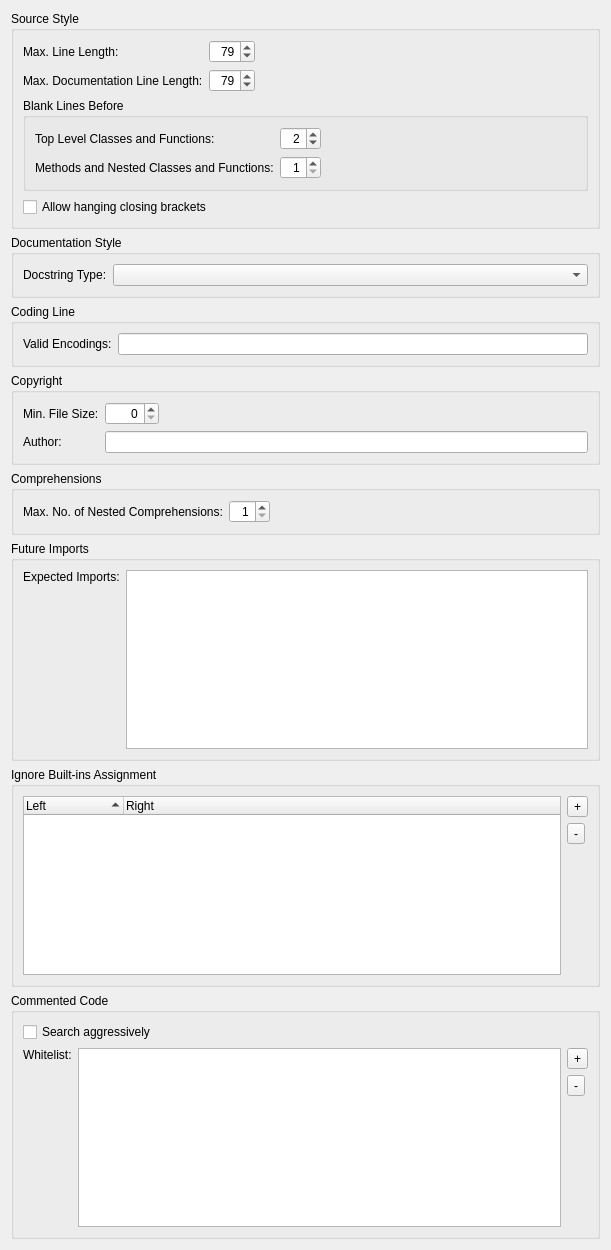
             <widget class="QWidget" name="scrollAreaWidgetContents">
              <property name="geometry">
               <rect>
                <x>0</x>
                <y>0</y>
                <width>611</width>
                <height>1250</height>
               </rect>
              </property>
              <layout class="QVBoxLayout" name="verticalLayout_4">
               <item>
                <widget class="QGroupBox" name="groupBox">
                 <property name="title">
                  <string>Source Style</string>
                 </property>
                 <layout class="QVBoxLayout" name="verticalLayout_2">
                  <item>
                   <layout class="QGridLayout" name="gridLayout_5">
                    <item row="0" column="0">
                     <widget class="QLabel" name="label_5">
                      <property name="text">
                       <string>Max. Line Length:</string>
                      </property>
                     </widget>
                    </item>
                    <item row="0" column="1">
                     <widget class="QSpinBox" name="lineLengthSpinBox">
                      <property name="toolTip">
                       <string>Enter the maximum allowed line length (PEP-8: 79 characters)</string>
                      </property>
                      <property name="alignment">
                       <set>Qt::AlignmentFlag::AlignRight|Qt::AlignmentFlag::AlignTrailing|Qt::AlignmentFlag::AlignVCenter</set>
                      </property>
                      <property name="minimum">
                       <number>60</number>
                      </property>
                      <property name="maximum">
                       <number>119</number>
                      </property>
                      <property name="value">
                       <number>79</number>
                      </property>
                     </widget>
                    </item>
                    <item row="1" column="0">
                     <widget class="QLabel" name="label_17">
                      <property name="text">
                       <string>Max. Documentation Line Length:</string>
                      </property>
                     </widget>
                    </item>
                    <item row="1" column="1">
                     <widget class="QSpinBox" name="docLineLengthSpinBox">
                      <property name="toolTip">
                       <string>Enter the maximum allowed line length (PEP-8: 79 characters)</string>
                      </property>
                      <property name="alignment">
                       <set>Qt::AlignmentFlag::AlignRight|Qt::AlignmentFlag::AlignTrailing|Qt::AlignmentFlag::AlignVCenter</set>
                      </property>
                      <property name="minimum">
                       <number>60</number>
                      </property>
                      <property name="maximum">
                       <number>119</number>
                      </property>
                      <property name="value">
                       <number>79</number>
                      </property>
                     </widget>
                    </item>
                    <item row="0" column="2">
                     <spacer name="horizontalSpacer_3">
                      <property name="orientation">
                       <enum>Qt::Orientation::Horizontal</enum>
                      </property>
                      <property name="sizeHint" stdset="0">
                       <size>
                        <width>40</width>
                        <height>20</height>
                       </size>
                      </property>
                     </spacer>
                    </item>
                   </layout>
                  </item>
                  <item>
                   <widget class="QGroupBox" name="groupBox_8">
                    <property name="title">
                     <string>Blank Lines Before</string>
                    </property>
                    <layout class="QGridLayout" name="gridLayout_3">
                     <item row="0" column="0">
                      <widget class="QLabel" name="label_15">
                       <property name="text">
                        <string>Top Level Classes and Functions:</string>
                       </property>
                      </widget>
                     </item>
                     <item row="0" column="1">
                      <widget class="QSpinBox" name="blankBeforeTopLevelSpinBox">
                       <property name="toolTip">
                        <string>Enter the number of blank lines before top level classes and functions</string>
                       </property>
                       <property name="alignment">
                        <set>Qt::AlignmentFlag::AlignRight|Qt::AlignmentFlag::AlignTrailing|Qt::AlignmentFlag::AlignVCenter</set>
                       </property>
                       <property name="minimum">
                        <number>1</number>
                       </property>
                       <property name="maximum">
                        <number>10</number>
                       </property>
                       <property name="value">
                        <number>2</number>
                       </property>
                      </widget>
                     </item>
                     <item row="0" column="2">
                      <spacer name="horizontalSpacer_6">
                       <property name="orientation">
                        <enum>Qt::Orientation::Horizontal</enum>
                       </property>
                       <property name="sizeHint" stdset="0">
                        <size>
                         <width>153</width>
                         <height>20</height>
                        </size>
                       </property>
                      </spacer>
                     </item>
                     <item row="1" column="0">
                      <widget class="QLabel" name="label_16">
                       <property name="text">
                        <string>Methods and Nested Classes and Functions:</string>
                       </property>
                      </widget>
                     </item>
                     <item row="1" column="1">
                      <widget class="QSpinBox" name="blankBeforeMethodSpinBox">
                       <property name="toolTip">
                        <string>Enter the number of blank lines before methods and nested classes or functions</string>
                       </property>
                       <property name="alignment">
                        <set>Qt::AlignmentFlag::AlignRight|Qt::AlignmentFlag::AlignTrailing|Qt::AlignmentFlag::AlignVCenter</set>
                       </property>
                       <property name="minimum">
                        <number>1</number>
                       </property>
                       <property name="maximum">
                        <number>10</number>
                       </property>
                       <property name="value">
                        <number>1</number>
                       </property>
                      </widget>
                     </item>
                    </layout>
                   </widget>
                  </item>
                  <item>
                   <widget class="QCheckBox" name="hangClosingCheckBox">
                    <property name="toolTip">
                     <string>Select to allow hanging closing brackets</string>
                    </property>
                    <property name="text">
                     <string>Allow hanging closing brackets</string>
                    </property>
                   </widget>
                  </item>
                 </layout>
                </widget>
               </item>
               <item>
                <widget class="QGroupBox" name="groupBox_2">
                 <property name="title">
                  <string>Documentation Style</string>
                 </property>
                 <layout class="QHBoxLayout" name="horizontalLayout_3">
                  <item>
                   <widget class="QLabel" name="label_7">
                    <property name="text">
                     <string>Docstring Type:</string>
                    </property>
                   </widget>
                  </item>
                  <item>
                   <widget class="QComboBox" name="docTypeComboBox">
                    <property name="sizePolicy">
                     <sizepolicy hsizetype="Expanding" vsizetype="Fixed">
                      <horstretch>0</horstretch>
                      <verstretch>0</verstretch>
                     </sizepolicy>
                    </property>
                    <property name="toolTip">
                     <string>Select the rule set for docstrings</string>
                    </property>
                   </widget>
                  </item>
                 </layout>
                </widget>
               </item>
               <item>
                <widget class="QGroupBox" name="groupBox_4">
                 <property name="title">
                  <string>Coding Line</string>
                 </property>
                 <layout class="QHBoxLayout" name="horizontalLayout_6">
                  <item>
                   <widget class="QLabel" name="label_9">
                    <property name="text">
                     <string>Valid Encodings:</string>
                    </property>
                   </widget>
                  </item>
                  <item>
                   <widget class="QLineEdit" name="encodingsEdit">
                    <property name="toolTip">
                     <string>Enter valid encodings separated by a comma (leave empty to use defaults)</string>
                    </property>
                    <property name="clearButtonEnabled">
                     <bool>true</bool>
                    </property>
                   </widget>
                  </item>
                 </layout>
                </widget>
               </item>
               <item>
                <widget class="QGroupBox" name="groupBox_5">
                 <property name="title">
                  <string>Copyright</string>
                 </property>
                 <layout class="QGridLayout" name="gridLayout">
                  <item row="0" column="0">
                   <widget class="QLabel" name="label_10">
                    <property name="text">
                     <string>Min. File Size:</string>
                    </property>
                   </widget>
                  </item>
                  <item row="0" column="1">
                   <widget class="QSpinBox" name="copyrightFileSizeSpinBox">
                    <property name="toolTip">
                     <string>Enter the minimum size a file must have to be checked (0 for all files)</string>
                    </property>
                    <property name="alignment">
                     <set>Qt::AlignmentFlag::AlignRight|Qt::AlignmentFlag::AlignTrailing|Qt::AlignmentFlag::AlignVCenter</set>
                    </property>
                    <property name="maximum">
                     <number>4096</number>
                    </property>
                   </widget>
                  </item>
                  <item row="0" column="2">
                   <spacer name="horizontalSpacer_2">
                    <property name="orientation">
                     <enum>Qt::Orientation::Horizontal</enum>
                    </property>
                    <property name="sizeHint" stdset="0">
                     <size>
                      <width>324</width>
                      <height>20</height>
                     </size>
                    </property>
                   </spacer>
                  </item>
                  <item row="1" column="0">
                   <widget class="QLabel" name="label_11">
                    <property name="text">
                     <string>Author:</string>
                    </property>
                   </widget>
                  </item>
                  <item row="1" column="1" colspan="2">
                   <widget class="QLineEdit" name="copyrightAuthorEdit">
                    <property name="toolTip">
                     <string>Enter a copyright author name to check for (leave empty to omit this check)</string>
                    </property>
                    <property name="clearButtonEnabled">
                     <bool>true</bool>
                    </property>
                   </widget>
                  </item>
                 </layout>
                </widget>
               </item>
               <item>
                <widget class="QGroupBox" name="groupBox_22">
                 <property name="title">
                  <string>Comprehensions</string>
                 </property>
                 <layout class="QHBoxLayout" name="horizontalLayout_14">
                  <item>
                   <widget class="QLabel" name="label_41">
                    <property name="text">
                     <string>Max. No. of Nested Comprehensions:</string>
                    </property>
                   </widget>
                  </item>
                  <item>
                   <widget class="QSpinBox" name="maxComprehensionsSpinBox">
                    <property name="toolTip">
                     <string>Enter the maximum number of nested comprehensions</string>
                    </property>
                    <property name="alignment">
                     <set>Qt::AlignmentFlag::AlignRight|Qt::AlignmentFlag::AlignTrailing|Qt::AlignmentFlag::AlignVCenter</set>
                    </property>
                    <property name="minimum">
                     <number>1</number>
                    </property>
                    <property name="maximum">
                     <number>10</number>
                    </property>
                   </widget>
                  </item>
                  <item>
                   <spacer name="horizontalSpacer_12">
                    <property name="orientation">
                     <enum>Qt::Orientation::Horizontal</enum>
                    </property>
                    <property name="sizeHint" stdset="0">
                     <size>
                      <width>303</width>
                      <height>20</height>
                     </size>
                    </property>
                   </spacer>
                  </item>
                 </layout>
                </widget>
               </item>
               <item>
                <widget class="QGroupBox" name="groupBox_6">
                 <property name="title">
                  <string>Future Imports</string>
                 </property>
                 <layout class="QHBoxLayout" name="horizontalLayout_7">
                  <item>
                   <widget class="QLabel" name="label_12">
                    <property name="text">
                     <string>Expected Imports:</string>
                    </property>
                    <property name="alignment">
                     <set>Qt::AlignmentFlag::AlignLeading|Qt::AlignmentFlag::AlignLeft|Qt::AlignmentFlag::AlignTop</set>
                    </property>
                   </widget>
                  </item>
                  <item>
                   <widget class="QListWidget" name="futuresList">
                    <property name="minimumSize">
                     <size>
                      <width>0</width>
                      <height>150</height>
                     </size>
                    </property>
                    <property name="alternatingRowColors">
                     <bool>true</bool>
                    </property>
                    <property name="selectionMode">
                     <enum>QAbstractItemView::SelectionMode::ExtendedSelection</enum>
                    </property>
                    <property name="sortingEnabled">
                     <bool>true</bool>
                    </property>
                   </widget>
                  </item>
                 </layout>
                </widget>
               </item>
               <item>
                <widget class="QGroupBox" name="groupBox_7">
                 <property name="title">
                  <string>Ignore Built-ins Assignment</string>
                 </property>
                 <layout class="QHBoxLayout" name="horizontalLayout_8">
                  <item>
                   <widget class="QTreeWidget" name="builtinsAssignmentList">
                    <property name="minimumSize">
                     <size>
                      <width>0</width>
                      <height>150</height>
                     </size>
                    </property>
                    <property name="alternatingRowColors">
                     <bool>true</bool>
                    </property>
                    <property name="rootIsDecorated">
                     <bool>false</bool>
                    </property>
                    <property name="sortingEnabled">
                     <bool>true</bool>
                    </property>
                    <column>
                     <property name="text">
                      <string>Left</string>
                     </property>
                    </column>
                    <column>
                     <property name="text">
                      <string>Right</string>
                     </property>
                    </column>
                   </widget>
                  </item>
                  <item>
                   <layout class="QVBoxLayout" name="verticalLayout_5">
                    <item>
                     <widget class="QToolButton" name="addBuiltinButton">
                      <property name="toolTip">
                       <string>Press to add a built-in assignment to be ignored</string>
                      </property>
                      <property name="text">
                       <string notr="true">+</string>
                      </property>
                     </widget>
                    </item>
                    <item>
                     <widget class="QToolButton" name="deleteBuiltinButton">
                      <property name="toolTip">
                       <string>Press to delete the selected entries</string>
                      </property>
                      <property name="text">
                       <string notr="true">-</string>
                      </property>
                     </widget>
                    </item>
                    <item>
                     <spacer name="verticalSpacer_3">
                      <property name="orientation">
                       <enum>Qt::Orientation::Vertical</enum>
                      </property>
                      <property name="sizeHint" stdset="0">
                       <size>
                        <width>20</width>
                        <height>40</height>
                       </size>
                      </property>
                     </spacer>
                    </item>
                   </layout>
                  </item>
                 </layout>
                </widget>
               </item>
               <item>
                <widget class="QGroupBox" name="groupBox_9">
                 <property name="title">
                  <string>Commented Code</string>
                 </property>
                 <layout class="QGridLayout" name="gridLayout_8">
                  <item row="0" column="0" colspan="3">
                   <widget class="QCheckBox" name="aggressiveCheckBox">
                    <property name="toolTip">
                     <string>Select to search for commented code more aggressively. This may increase the number of false positives.</string>
                    </property>
                    <property name="text">
                     <string>Search aggressively</string>
                    </property>
                   </widget>
                  </item>
                  <item row="1" column="0">
                   <widget class="QLabel" name="label_30">
                    <property name="text">
                     <string>Whitelist:</string>
                    </property>
                    <property name="alignment">
                     <set>Qt::AlignmentFlag::AlignLeading|Qt::AlignmentFlag::AlignLeft|Qt::AlignmentFlag::AlignTop</set>
                    </property>
                   </widget>
                  </item>
                  <item row="1" column="1">
                   <widget class="QListWidget" name="whitelistWidget">
                    <property name="minimumSize">
                     <size>
                      <width>0</width>
                      <height>150</height>
                     </size>
                    </property>
                   </widget>
                  </item>
                  <item row="1" column="2">
                   <layout class="QVBoxLayout" name="verticalLayout_6">
                    <item>
                     <widget class="QToolButton" name="addWhitelistButton">
                      <property name="toolTip">
                       <string>Press to add a commented code whitelist pattern</string>
                      </property>
                      <property name="text">
                       <string notr="true">+</string>
                      </property>
                     </widget>
                    </item>
                    <item>
                     <widget class="QToolButton" name="deleteWhitelistButton">
                      <property name="toolTip">
                       <string>Press to delete the selected entries</string>
                      </property>
                      <property name="text">
                       <string notr="true">-</string>
                      </property>
                     </widget>
                    </item>
                    <item>
                     <spacer name="verticalSpacer_6">
                      <property name="orientation">
                       <enum>Qt::Orientation::Vertical</enum>
                      </property>
                      <property name="sizeHint" stdset="0">
                       <size>
                        <width>20</width>
                        <height>40</height>
                       </size>
                      </property>
                     </spacer>
                    </item>
                   </layout>
                  </item>
                 </layout>
                </widget>
               </item>
              </layout>
             </widget>
